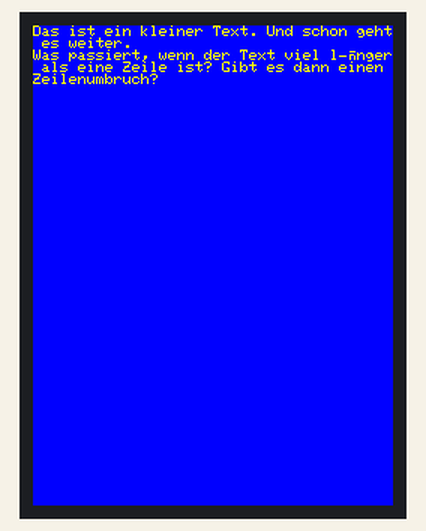
Bench run of a sketch on a simulated ESP8266 (Wemos D1 mini). Shown: 240×320 colour display. What the sketch prints to the serial monitor is not drawn.

Above: at 0.3 s.

The sketch:

display2d.ino
```cpp
/***************************************************
  2.8" TFT SPI Display mit LOLIN D1 MINI (ESP8266)
  Fliesstext

  26.12.2020
  Der Hobbyelektroniker
  https://community.hobbyelektroniker.ch
  https://www.youtube.com/c/HobbyelektronikerCh
 ****************************************************/


#include "Adafruit_GFX.h"
#include "Adafruit_ILI9341.h"

// hardware SPI
#define TFT_MOSI D7
#define TFT_CLK  D5

// other pins
#define TFT_CS    D2
#define TFT_RST   D3
#define TFT_DC    D4

/* Betriebsspannung
 *  VCC 3.3V
 *  LED 3.3V
 *  GND GND
 */

/* Color definitions
#define ILI9341_BLACK 0x0000       ///<   0,   0,   0
#define ILI9341_NAVY 0x000F        ///<   0,   0, 123
#define ILI9341_DARKGREEN 0x03E0   ///<   0, 125,   0
#define ILI9341_DARKCYAN 0x03EF    ///<   0, 125, 123
#define ILI9341_MAROON 0x7800      ///< 123,   0,   0
#define ILI9341_PURPLE 0x780F      ///< 123,   0, 123
#define ILI9341_OLIVE 0x7BE0       ///< 123, 125,   0
#define ILI9341_LIGHTGREY 0xC618   ///< 198, 195, 198
#define ILI9341_DARKGREY 0x7BEF    ///< 123, 125, 123
#define ILI9341_BLUE 0x001F        ///<   0,   0, 255
#define ILI9341_GREEN 0x07E0       ///<   0, 255,   0
#define ILI9341_CYAN 0x07FF        ///<   0, 255, 255
#define ILI9341_RED 0xF800         ///< 255,   0,   0
#define ILI9341_MAGENTA 0xF81F     ///< 255,   0, 255
#define ILI9341_YELLOW 0xFFE0      ///< 255, 255,   0
#define ILI9341_WHITE 0xFFFF       ///< 255, 255, 255
#define ILI9341_ORANGE 0xFD20      ///< 255, 165,   0
#define ILI9341_GREENYELLOW 0xAFE5 ///< 173, 255,  41
#define ILI9341_PINK 0xFC18        ///< 255, 130, 198
*/

Adafruit_ILI9341 tft = Adafruit_ILI9341(TFT_CS, TFT_DC, TFT_RST);

void setup() {
  Serial.begin(9600);
  Serial.println("ILI9341 Test!");

  tft.begin();
  tft.fillScreen(ILI9341_BLUE);
  tft.setRotation(2);
  tft.setTextSize(1);
  tft.setTextColor(ILI9341_YELLOW, ILI9341_BLUE);
  tft.setTextWrap(true);
  tft.print("Das ist ein kleiner Text. ");
  tft.println("Und schon geht es weiter.");
  tft.println("Was passiert, wenn der Text viel länger als eine Zeile ist? Gibt es dann einen Zeilenumbruch?");

}

void loop() {
//
}
```
